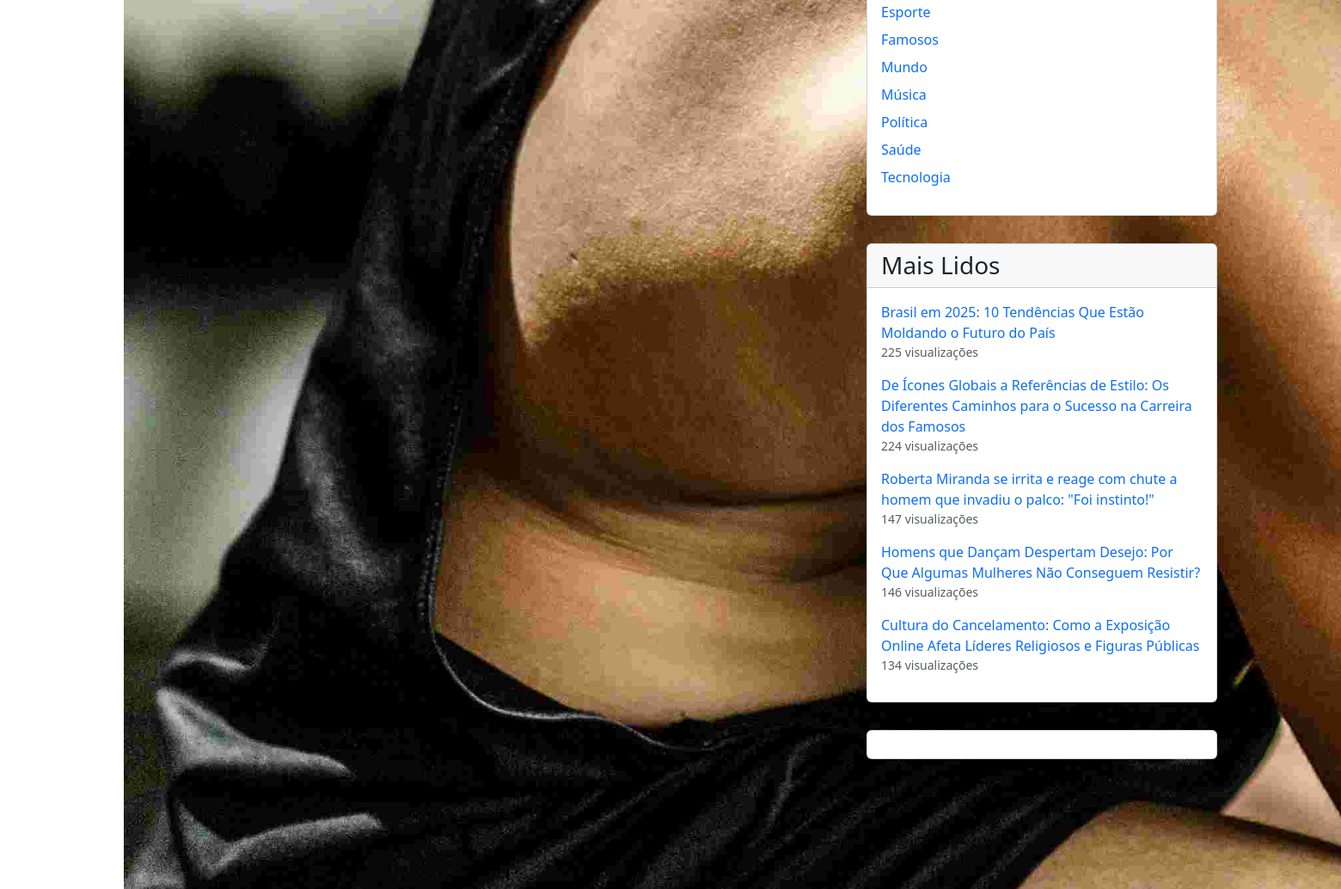
Page /post.php?slug=7-beneficios-da-musculacao (middle part) on the earlier database version.
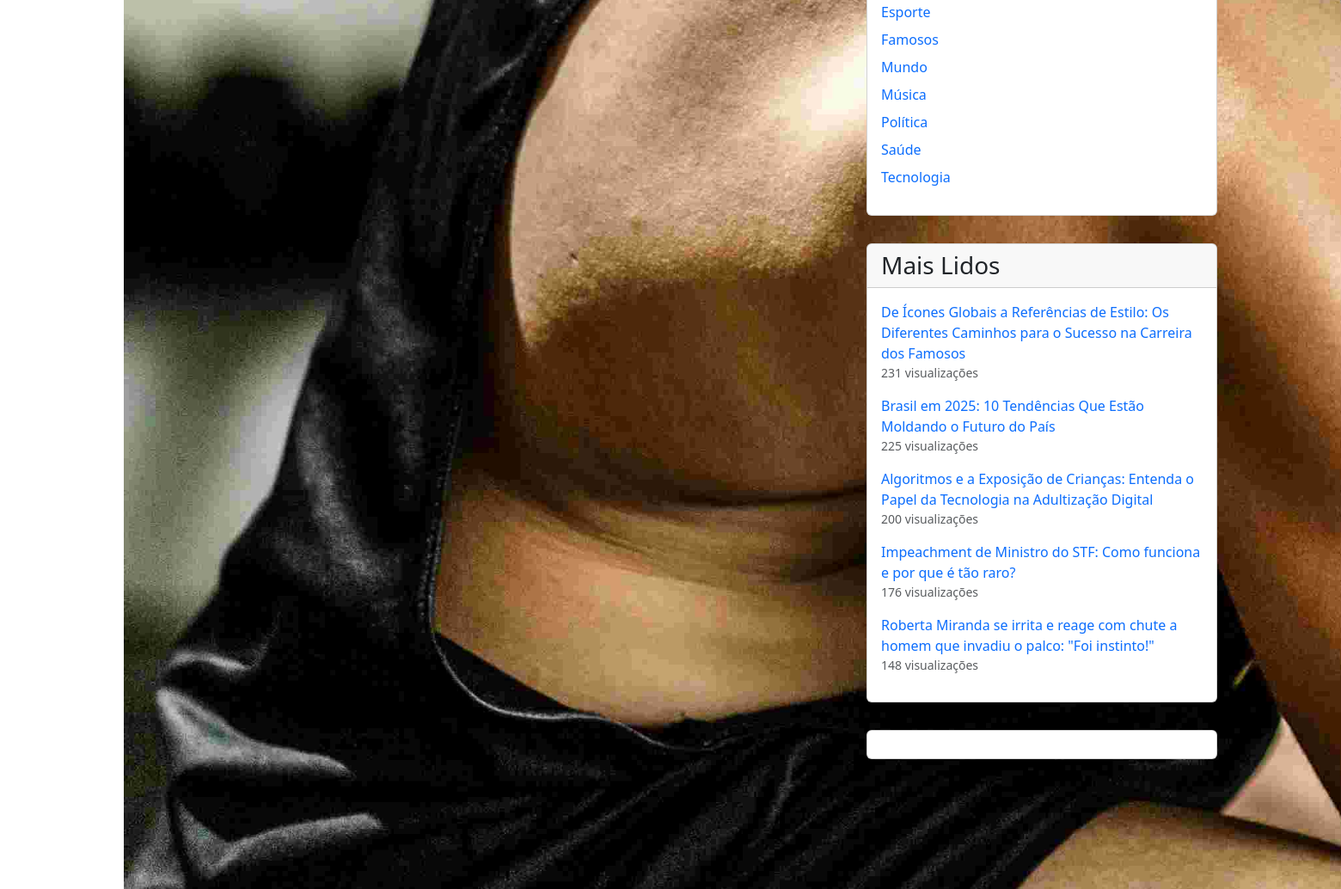
Same page on the later database version.
### tables this page shows
CREATE TABLE `categorias` (
  `id` int(11) NOT NULL,
  `nome` varchar(100) NOT NULL,
  `slug` varchar(100) NOT NULL,
  `criada_em` datetime DEFAULT CURRENT_TIMESTAMP
);

CREATE TABLE `posts` (
  `id` int(11) NOT NULL,
  `titulo` varchar(255) NOT NULL,
  `resumo` text,
  `slug` varchar(255) NOT NULL,
  `conteudo` longtext NOT NULL,
  `editor_type` enum('tinymce','markdown') NOT NULL DEFAULT 'tinymce',
  `data_publicacao` datetime NOT NULL DEFAULT CURRENT_TIMESTAMP,
  `publicado` tinyint(1) NOT NULL DEFAULT '1',
  `imagem_destacada` varchar(255) DEFAULT NULL,
  `visualizacoes` int(11) NOT NULL DEFAULT '0',
  `categoria_id` int(11) NOT NULL,
  `autor_id` int(11) DEFAULT NULL,
  `criado_em` datetime DEFAULT CURRENT_TIMESTAMP,
  `atualizado_em` datetime DEFAULT CURRENT_TIMESTAMP ON UPDATE CURRENT_TIMESTAMP
);

### post.php (the view, shortened to what the changed rows need)
<?php
require_once 'includes/db.php';
include 'includes/header.php';
?>
<div class="container">
    <div class="row">
        <div class="col-lg-4">
            <?php include 'includes/sidebar.php'; ?>
        </div>
    </div>
</div>
<?php include 'includes/footer.php'; ?>

### includes/sidebar.php (shortened to what the changed rows need)
<?php
try {
    $stmt = $pdo->prepare("SELECT id, nome, slug FROM categorias ORDER BY nome ASC");
    $stmt->execute();
    $categorias = $stmt->fetchAll(PDO::FETCH_ASSOC);
    $stmt = $pdo->prepare("
        SELECT id, titulo, slug, visualizacoes
        FROM posts
        WHERE publicado = 1
        ORDER BY visualizacoes DESC
        LIMIT 5
    ");
    $stmt->execute();
    $posts_populares = $stmt->fetchAll(PDO::FETCH_ASSOC);
} catch (PDOException $e) {
    error_log("Erro ao buscar dados no banco: " . $e->getMessage());
    $ultimas_postagens = [];
    $categorias = [];
    $posts_populares = [];
}
?>
<div class="sidebar">
    <div class="card mb-4" data-aos="fade-left" data-aos-delay="100">
        <div class="card-body">
            <ul class="list-unstyled">
                <?php foreach ($categorias as $categoria): ?>
                <li class="mb-2">
                    <a href="<?php echo BLOG_URL; ?>/categoria/<?php echo $categoria['slug']; ?>" class="text-decoration-none">
                        <?php echo htmlspecialchars($categoria['nome']); ?>
                    </a>
                </li>
                <?php endforeach; ?>
            </ul>
        </div>
    </div>
    <div class="card mb-4" data-aos="fade-left" data-aos-delay="200">
        <div class="card-body">
            <ul class="list-unstyled">
                <?php foreach ($posts_populares as $post): ?>
                <li class="mb-3">
                    <a href="<?php echo BLOG_URL; ?>/post/<?php echo $post['slug']; ?>" class="text-decoration-none">
                        <?php echo htmlspecialchars($post['titulo']); ?>
                    </a>
                    <small class="text-muted d-block">
                        <?php echo number_format($post['visualizacoes']); ?> visualizações
                    </small>
                </li>
                <?php endforeach; ?>
            </ul>
        </div>
    </div>
</div>

Differences in the rows shown:
no longer on this page (row unchanged): posts: titulo "Homens que Dançam Despertam Desejo: Por Que Algumas Mulheres Não Conseguem Resistir?", visualizacoes "146"
no longer on this page (row edited): posts: titulo "Cultura do Cancelamento: Como a Exposição Online Afeta Líderes Religiosos e Figuras Públicas", visualizacoes "134"
changed posts (number 2 of 6 on the later page): visualizacoes "224" → "231"; moves up the list
now on this page (row edited): posts: titulo "Algoritmos e a Exposição de Crianças: Entenda o Papel da Tecnologia na Adultização Digital", visualizacoes "200"
now on this page (row edited): posts: titulo "Impeachment de Ministro do STF: Como funciona e por que é tão raro?", visualizacoes "176"
changed posts (number 6 of 6 on the later page): visualizacoes "147" → "148"
